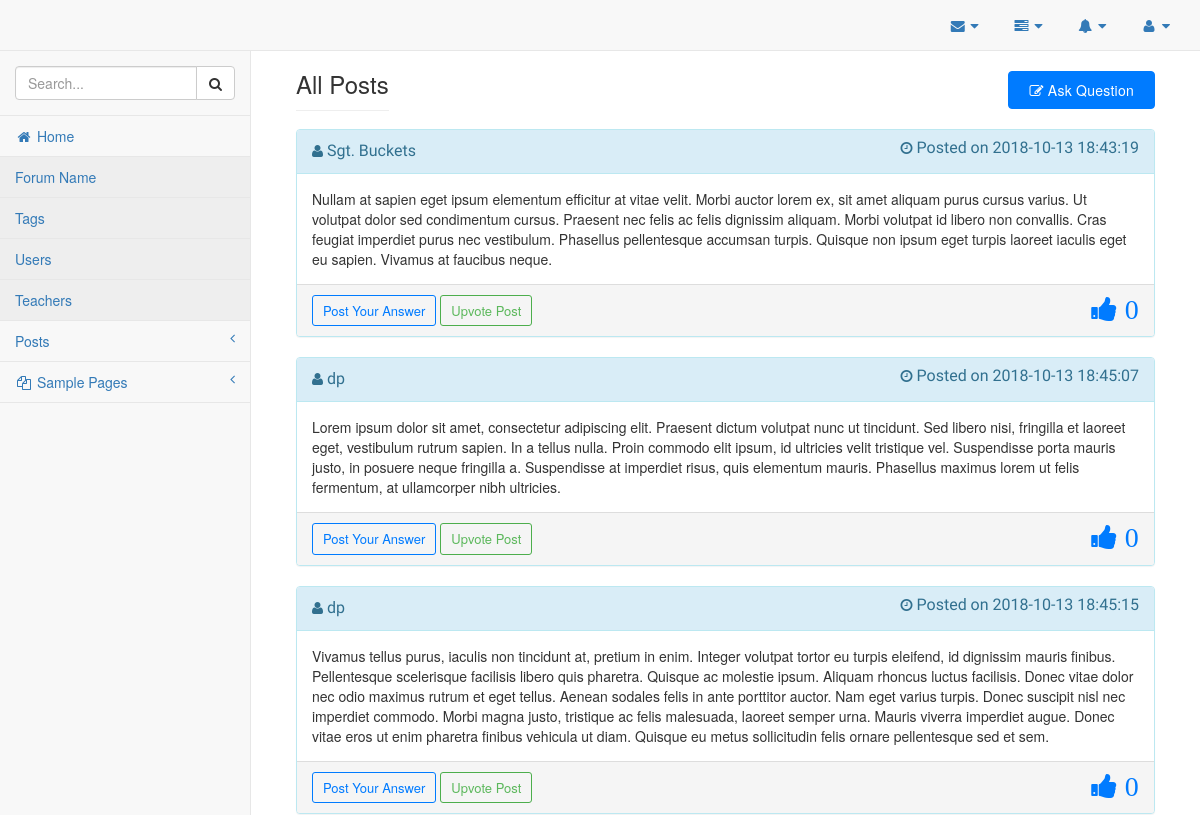
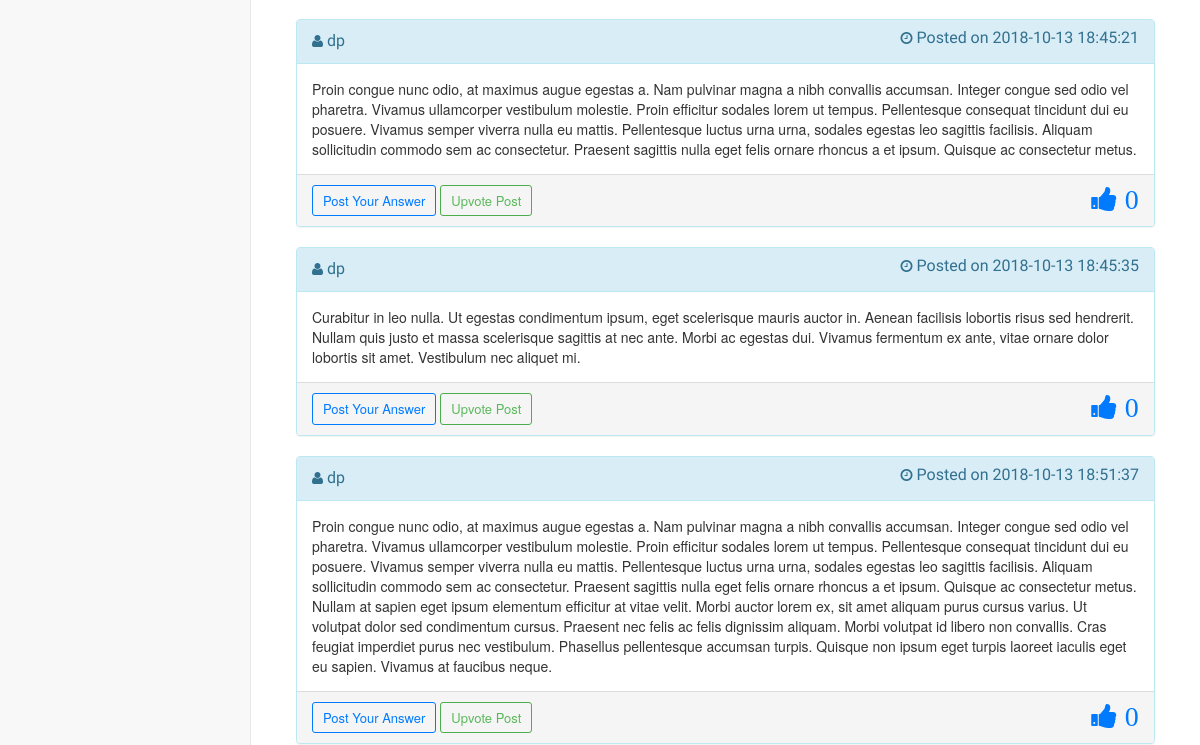
/posts/view-all-posts.php (signed in, upper part), run on an earlier commit of the app's database (2 pictures, top to bottom).
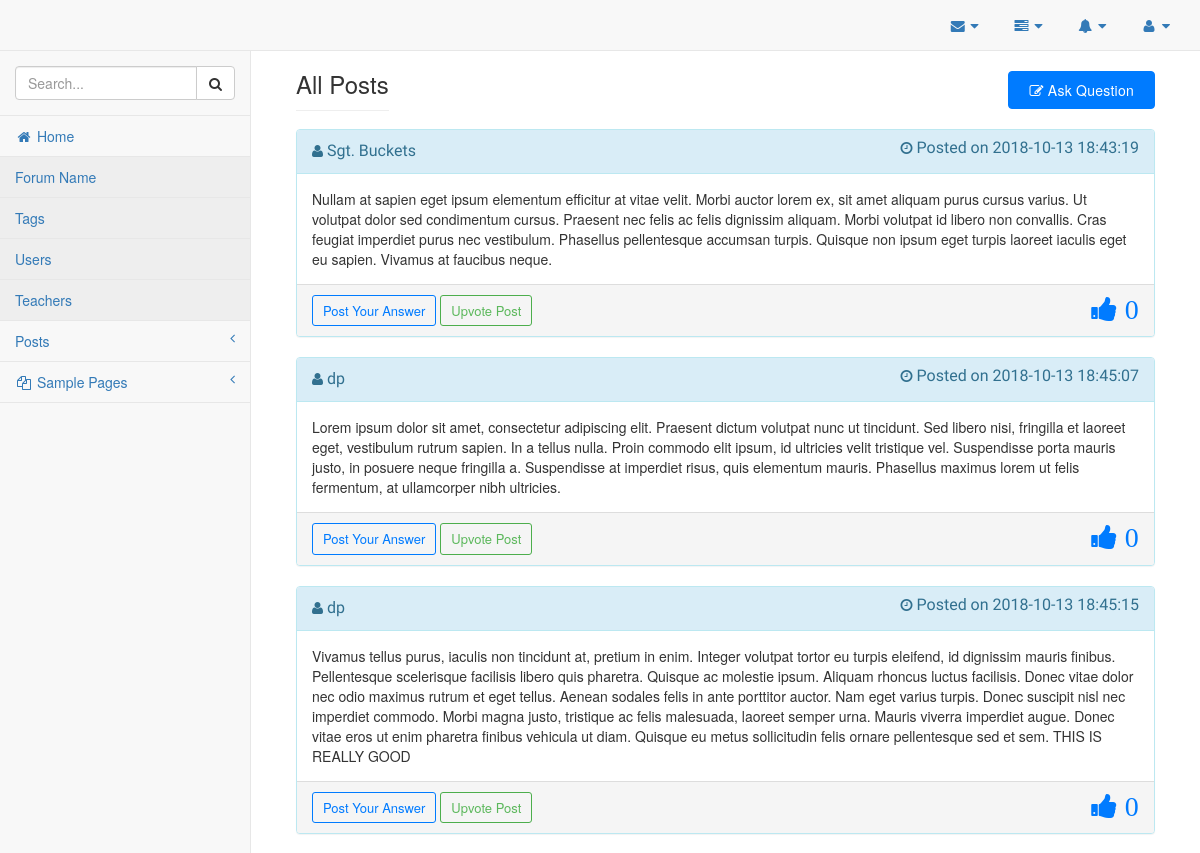
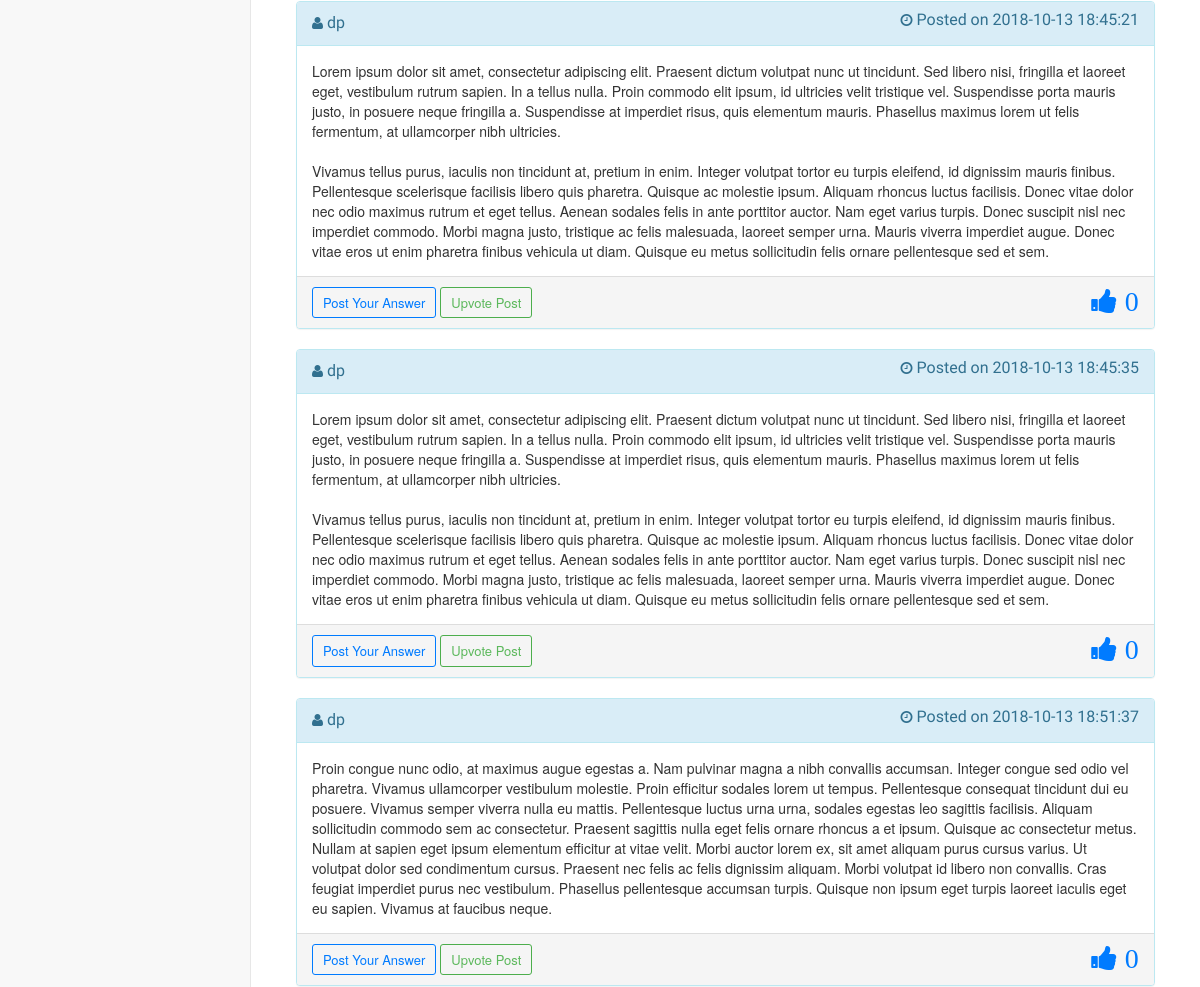
And on a later commit of the database (2 pictures, top to bottom).
### tables this page shows
CREATE TABLE `posts` (
  `post_id` int(11) NOT NULL,
  `post_content` text NOT NULL,
  `post_image` text NOT NULL,
  `post_user_id` int(11) NOT NULL,
  `post_tags` mediumtext NOT NULL,
  `created_at` datetime NOT NULL,
  `deleted_at` datetime NOT NULL,
  `is_deleted` bit(1) NOT NULL DEFAULT b'0',
  `deleted_by` int(11) NOT NULL,
  `updated_at` datetime NOT NULL,
  `updated_by` int(11) NOT NULL,
  `post_points` int(11) NOT NULL
);

CREATE TABLE `users` (
  `user_id` int(11) NOT NULL,
  `first_name` varchar(255) NOT NULL,
  `last_name` varchar(255) NOT NULL,
  `user_name` varchar(255) NOT NULL,
  `user_password` varchar(255) NOT NULL,
  `user_email` varchar(255) NOT NULL,
  `user_dob` date NOT NULL,
  `user_branch` varchar(255) NOT NULL,
  `user_posts` int(11) NOT NULL,
  `user_role` varchar(255) NOT NULL,
  `user_profile_img` text NOT NULL,
  `user_created_at` datetime NOT NULL,
  `is_deleted` bit(1) NOT NULL DEFAULT b'0',
  `deleted_by` int(11) NOT NULL,
  `deleted_at` datetime NOT NULL
);

### classes/Database.php (called while the page is built, shortened)
<?php
    class Database {
        private $servername;
        private $username;
        private $password;
        private $database;
        private $connection;
        public function __construct(){
            $this->servername = "localhost";
            $this->username = "aniket";
            $this->password = "aniket";
            $this->database = "forumdb";
        }
        public function connectDB(){
            $this->connection = new mysqli($this->servername, $this->username, $this->password, $this->database);
        }
        public function getConnection(){
            return $this->connection;
        }
    }
    $database = new Database();
?>

### classes/Posts.php (called while the page is built, shortened)
<?php
	require_once("Database.php");
	class Posts {
		private $connection;
		public function __construct() {
			global $database;
			$this->connection = $database->getConnection();
		}
		public function getAllPosts() {
			$sql = "SELECT * FROM posts WHERE is_deleted = 0";
			$result_set = $this->connection->query($sql);
			return $result_set;
		}
	}
?>

### classes/Users.php (called while the page is built, shortened)
<?php
	require_once("Database.php");
	class Users {
		private $connection;
		public function __construct() {
			global $database;
			$this->connection = $database->getConnection();
		}
		public function getUserDetailsById($user_id, $columns) {
			$sql = "SELECT $columns FROM users WHERE user_id = $user_id";
			$result_set = $this->connection->query($sql);
			return $result_set;
		}
	}
?>

### posts/view-all-posts.php (the view, shortened to what this page needs)
<!DOCTYPE html>
<html lang="en">
<?php
    require_once("../ui-elements/header.php");
?>
<body>
    <div id="wrapper">
        <?php
            require_once("../ui-elements/navigation.php");
        ?>
        <div id="page-wrapper">
            <div class="container-fluid">
                <div class="row">
                    <div class="col-lg-12">
                        <br>
                        <h3 class="page-header show-inline">All Posts</h3>
                        <a href="http://localhost/forum/posts/add-post.php" class="btn-mine btn-bootstrap4-primary-mine ask-quest-btn-alignment"><i class="fa fa-pencil-square-o" aria-hidden="true"></i> Ask Question</a>
                    </div>
                </div>
                <?php
                    require_once("../classes/Posts.php");
                    require_once("../classes/Users.php");
                    $posts = new Posts();
                    $result_set = $posts->getAllPosts();
                    $users = new Users();
                    while($row = mysqli_fetch_assoc($result_set)) {
                        extract($row);
                        $resultant_row = $users->getUserDetailsById($post_user_id, "user_name");
                        extract(mysqli_fetch_assoc($resultant_row));
                ?>
                        <div class="panel panel-info">
                            <div class="panel-heading">
                                <i class="fa fa-user" aria-hidden="true"></i> <div style="font-size: 16px; font-family: 'Cantora One'; display: inline;"><?php echo $user_name; ?></div>
                                <i class="fa fa-clock-o" aria-hidden="true" style="float: right;"><div style="font-size: 16px; font-family: 'Cantora One'; display: inline;"> Posted on <?php echo $created_at; ?></div></i>
                            </div>
                            <div class="panel-body">
                                <?php echo $post_content; ?>
                            </div>
                            <div class="panel-footer">
                                <?php echo '<a href="comments.php?post_id='.$post_id.'&post_user_id='.$post_user_id.'" class="btn btn-outline btn-success-mine btn-sm" style="font-size: 13px;">Post Your Answer</a>'; ?>
                                <a href="" class="btn btn-outline btn-success btn-sm" style="font-size: 13px;">Upvote Post</a>
                                <i class="fa fa-thumbs-up fa-2x" aria-hidden="true" style="float: right; color: #007bff;  letter-spacing:.25px;"> <?php echo $post_points; ?></i>
                            </div>
                        </div>
                <?php
                    }
                ?>
            </div>
        </div>
    </div>

### ui-elements/header.php (shortened to what this page needs)
<head>
    <link href="../assets/convertedFromCDN/css/froala_editor.pkgd.min.css" rel="stylesheet" type="text/css" />
    <link href="../assets/convertedFromCDN/css/froala_style.min.css" rel="stylesheet" type="text/css" />
    <link href="../assets/vendor/bootstrap/css/bootstrap.min.css" rel="stylesheet">
    <link href="../assets/vendor/metisMenu/metisMenu.min.css" rel="stylesheet">
    <link href="../assets/dist/css/sb-admin-2.css" rel="stylesheet">
    <link href="../assets/vendor/morrisjs/morris.css" rel="stylesheet">
    <link href="../assets/vendor/font-awesome/css/font-awesome.min.css" rel="stylesheet" type="text/css">
    <link rel="stylesheet" href="../assets/convertedFromCDN/css/toastr.min.css">
    <link rel="stylesheet" type="text/css" href="../assets/css/myStyles.css">
</head>

### ui-elements/navigation.php (shortened to what this page needs)
<nav class="navbar navbar-default navbar-static-top" role="navigation" style="margin-bottom: 0">
            <div class="navbar-header">
                <a class="navbar-brand" href="index.html"></a>
            </div>
            <ul class="nav navbar-top-links navbar-right">
                <li class="dropdown">
                    <a class="dropdown-toggle" data-toggle="dropdown" href="#">
                        <i class="fa fa-envelope fa-fw"></i> <i class="fa fa-caret-down"></i>
                    </a>
                </li>
                <li class="dropdown">
                    <a class="dropdown-toggle" data-toggle="dropdown" href="#">
                        <i class="fa fa-tasks fa-fw"></i> <i class="fa fa-caret-down"></i>
                    </a>
                </li>
                <li class="dropdown">
                    <a class="dropdown-toggle" data-toggle="dropdown" href="#">
                        <i class="fa fa-bell fa-fw"></i> <i class="fa fa-caret-down"></i>
                    </a>
                </li>
                <li class="dropdown">
                    <a class="dropdown-toggle" data-toggle="dropdown" href="#">
                        <i class="fa fa-user fa-fw"></i> <i class="fa fa-caret-down"></i>
                    </a>
                            <?php
                                print_r($_SESSION);
                            ?>
                </li>
            </ul>
            <div class="navbar-default sidebar" role="navigation">
                <div class="sidebar-nav navbar-collapse">
                    <ul class="nav" id="side-menu">
                        <li class="sidebar-search">
                            <div class="input-group custom-search-form">
                                <input type="text" class="form-control" placeholder="Search...">
                                <span class="input-group-btn">
                                <button class="btn btn-default" type="button">
                                    <i class="fa fa-search"></i>
                                </button>
                            </span>
                            </div>
                        </li>
                        <li>
                            <?php
                                $path = "";
                                if($_SESSION['user_role'] === "admin") {
                                    $path = "http://localhost/forum/admin/index.php";
                                } else {
                                    $path = "http://localhost/forum/index.php";
                                }
                            ?>
                            <a href="<?php echo $path; ?>"><i class="fa fa-home fa-fw"></i> Home</a>
                        </li>
                        <li>
                            <a href="">Forum Name</a>
                        </li>
                        <li>
                            <a href="">Tags</a>
                        </li>
                        <li>
                            <a href="">Users</a>
                        </li>
                        <li>
                            <a href="">Teachers</a>
                        </li>
                        <li>
                            <a href="#"> Posts<span class="fa arrow"></span></a>
                        </li>
                        <li>
                            <a href="#"><i class="fa fa-files-o fa-fw"></i> Sample Pages<span class="fa arrow"></span></a>
                        </li>
                    </ul>
                </div>
            </div>
        </nav>

### assets/css/myStyles.css (style rules this page uses)
.btn-success-mine.btn-outline { color: #007bff; }
.btn-success-mine { color: #007bff; border-color: #007bff; }
.btn-mine { display: inline-block; padding: 8px 20px; margin-bottom: 0; font-size: 14px; font-weight: 400; line-height: 1.42857143; text-align: center; white-space: nowrap; vertical-align: middle; -ms-touch-action: manipulation; touch-action: manipulation; cursor: pointer; -webkit-user-select: none; -moz-user-select: none; -ms-user-select: none; user-select: none; background-image: none; border: 1px solid transparent; border-radius: 4px; }
.btn-bootstrap4-primary-mine { color: #fff; background-color: #007bff; border-color: #007bff; }
.ask-quest-btn-alignment { float: right; margin-bottom: 20px; letter-spacing: .25px; }
.show-inline { display: inline; }

What changed in the data, as far as the page shows it:
changed posts: post_content "…pellentesque sed et sem." → "…pellentesque sed et sem. THIS IS REALLY GOOD"
changed posts (number 4 of 6 on the later page): post_content "Proin congue nunc odio, at maximus augue egestas a. Nam pulvinar magna a nibh convallis accumsan. Integer congue sed odio vel pharetra. Vivamus ullamcorper vestibulum molestie. Proin efficitur sodales lorem ut tempus. Pellentesque consequat tincidunt dui eu posuere. Vivamus semper viverra nulla eu mattis. Pellentesque luctus urna urna, sodales egestas leo sagittis facilisis. Aliquam sollicitudin commodo sem ac consectetur. Praesent sagittis nulla eget felis ornare rhoncus a et ipsum. Quisque ac consectetur metus." → "Lorem ipsum dolor sit amet, consectetur adipiscing elit. Praesent dictum volutpat nunc ut tincidunt. Sed libero nisi, fringilla et laoreet eget, vestibulum rutrum sapien. In a tellus nulla. Proin commodo elit ipsum, id ultricies velit tristique vel. Suspendisse porta mauris justo, in posuere neque fringilla a. Suspendisse at imperdiet risus, quis elementum mauris. Phasellus maximus lorem ut felis fermentum, at ullamcorper nibh ultricies. Vivamus tellus purus, iaculis non tincidunt at, pretium in enim. Integer volutpat tortor eu turpis eleifend, id dignissim mauris finibus. Pellentesque scelerisque facilisis libero quis pharetra. Quisque ac molestie ipsum. Aliquam rhoncus luctus facilisis.…"
changed posts (number 5 of 6 on the later page): post_content "Curabitur in leo nulla. Ut egestas condimentum ipsum, eget scelerisque mauris auctor in. Aenean facilisis lobortis risus sed hendrerit. Nullam quis justo et massa scelerisque sagittis at nec ante. Morbi ac egestas dui. Vivamus fermentum ex ante, vitae ornare dolor lobortis sit amet. Vestibulum nec aliquet mi." → "Lorem ipsum dolor sit amet, consectetur adipiscing elit. Praesent dictum volutpat nunc ut tincidunt. Sed libero nisi, fringilla et laoreet eget, vestibulum rutrum sapien. In a tellus nulla. Proin commodo elit ipsum, id ultricies velit tristique vel. Suspendisse porta mauris justo, in posuere neque fringilla a. Suspendisse at imperdiet risus, quis elementum mauris. Phasellus maximus lorem ut felis fermentum, at ullamcorper nibh ultricies. Vivamus tellus purus, iaculis non tincidunt at, pretium in enim. Integer volutpat tortor eu turpis eleifend, id dignissim mauris finibus. Pellentesque scelerisque facilisis libero quis pharetra. Quisque ac molestie ipsum. Aliquam rhoncus luctus facilisis.…"
